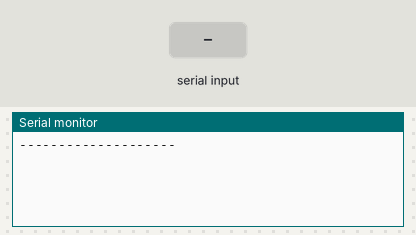
The sketch below on a simulated Arduino Uno, built with avr-gcc and run on an emulated ATmega328P. On the bench: the last lines printed to the serial monitor. Inputs (shaded band) come from the test bench. Random numbers use the default seed unless the sketch sets one.

Above: at 1.2 s.
1.3 s: "90,45\n" received over the second serial link
At 2.1 s:
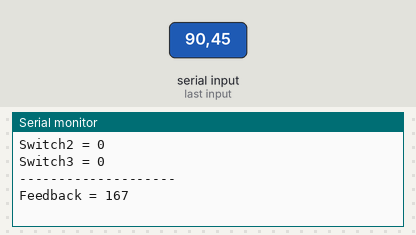
2.8 s: "30,150\n" received over the second serial link
At 4.5 s:
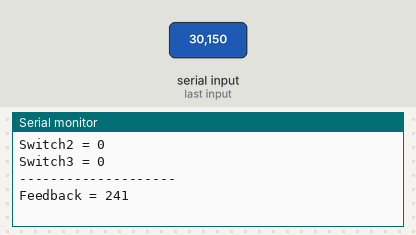
Timing chart, 0 to 6.0 s (numbered marks = the images above; inputs shaded):
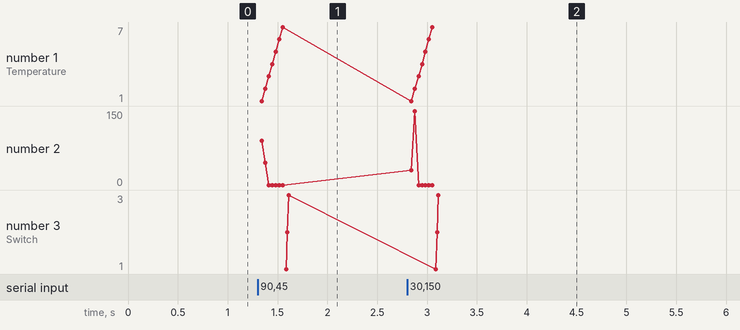

The sketch:

rx_10variables_tx_1variable.ino
```cpp
/*
 * SerialReceiveMultipleFields sketch - https://www.oreilly.com/library/view/arduino-cookbook/9781449399368/ch04.html
 * This code expects a message in the format: 12,25,45,145,255,....,78
 * This code requires a newline character to indicate the end of the data
 * Set the serial monitor to send newline characters
 * receiver v.5
 * sketch writed by Nicu FLORICA - http://www.arduinotehniq.com
 * to receive and decode complex string
 * https://github.com/tehniq3/complexmessages/blob/master/rx_2.ino
 */

#include <SoftwareSerial.h>
SoftwareSerial mySerial(2, 3); // RX, TX

const int NUMBER_OF_FIELDS = 10; // how many comma separated fields we expect
int fieldIndex = 0;            // the current field being received
int values[NUMBER_OF_FIELDS];   // array holding values for all the fields

 int te1, te2, te3, te4, te5, te6, te7;  // temperatures
 int con1, con2, con3;  // switches
 int fb1;  // feedback to transmiter
 byte final = 0;  // value for received all messages

void setup()
{
  Serial.begin(9600);
  mySerial.begin(9600);
  Serial.println("--------------------");
}

void loop()
{
  if( mySerial.available())
  {
    char ch = mySerial.read();
    if(ch >= '0' && ch <= '9') // is this an ascii digit between 0 and 9?
    {
      // yes, accumulate the value
      values[fieldIndex] = (values[fieldIndex] * 10) + (ch - '0');
    }
    else if (ch == ',')  // comma is our separator, so move on to the next field
    {
      if(fieldIndex < NUMBER_OF_FIELDS-1)
        fieldIndex++;   // increment field index
    }
    else
    {
      // any character not a digit or comma ends the acquisition of fields
      // in this example it's the newline character sent by the Serial Monitor
      Serial.print( fieldIndex +1);
      Serial.println(" fields received:");
      te1 = values[0];
      te2 = values[1];
      te3 = values[2];
      te4 = values[3];
      te5 = values[4];
      te6 = values[5];
      te7 = values[6];
      con1 = values[7];
      con2 = values[8];
      con3 = values[9];
      final = 1;  // received all values

Serial.println("--------------------");
 Serial.print("Temperature1 = ");
 Serial.print(te1);
 Serial.println(" degree Celsius");
 Serial.print("Temperature2 = ");
 Serial.print(te2);
 Serial.println(" degree Celsius");
 Serial.print("Temperature3 = ");
 Serial.print(te3);
 Serial.println(" degree Celsius");
 Serial.print("Temperature4 = ");
 Serial.print(te4);
 Serial.println(" degree Celsius");
 Serial.print("Temperature5 = ");
 Serial.print(te5);
 Serial.println(" degree Celsius");
 Serial.print("Temperature6 = ");
 Serial.print(te6);
 Serial.println(" degree Celsius");
 Serial.print("Temperature7 = ");
 Serial.print(te7);
 Serial.println(" degree Celsius");
 Serial.print("Switch1 = ");
 Serial.println(con1);
 Serial.print("Switch2 = ");
 Serial.println(con2);
 Serial.print("Switch3 = ");
 Serial.println(con3);


      for(int i=0; i <= fieldIndex; i++)
      {
      // Serial.println(values[i]);
        values[i] = 0; // set the values to zero, ready for the next message
      }
      fieldIndex = 0;  // ready to start over
    }
  }


if (final == 1)
{
    fb1 = random(256);  // random value 0 or 1
  Serial.println("--------------------");
  Serial.print("Feedback = ");
  Serial.println(fb1);
  //  mySerial.print('H'); // unique header to identify start of message
//  mySerial.print(",");
  mySerial.print(fb1,DEC);
  mySerial.print(",");  // note that a comma is sent after the last field
  mySerial.print(" ");  // send a cr/lf
//  delay(100);
  Serial.println(" ");
  final = 0;
}

} // end main loop
```

Measured:
- after the input at 1.3 s, the serial monitor: prints a new line at once (image 1)
- after the input at 2.8 s, the serial monitor: prints a new line at once (image 2)
